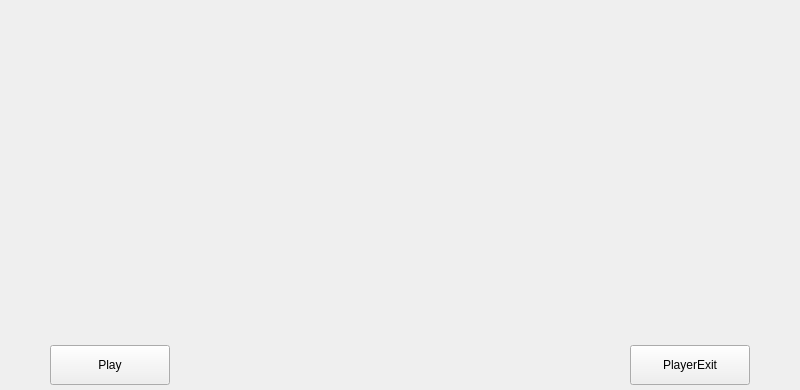
<?xml version="1.0" encoding="UTF-8"?>
<ui version="4.0">
 <class>videoPlay</class>
 <widget class="QWidget" name="videoPlay">
  <property name="geometry">
   <rect>
    <x>0</x>
    <y>0</y>
    <width>800</width>
    <height>390</height>
   </rect>
  </property>
  <property name="windowTitle">
   <string>Form</string>
  </property>
  <widget class="QWidget" name="videoWidget" native="true">
   <property name="geometry">
    <rect>
     <x>0</x>
     <y>0</y>
     <width>800</width>
     <height>288</height>
    </rect>
   </property>
   <property name="styleSheet">
    <string notr="true">background-image: url(:/image/background.jpg);</string>
   </property>
  </widget>
  <widget class="QPushButton" name="playBtn">
   <property name="geometry">
    <rect>
     <x>50</x>
     <y>345</y>
     <width>120</width>
     <height>40</height>
    </rect>
   </property>
   <property name="text">
    <string>Play</string>
   </property>
  </widget>
  <widget class="QPushButton" name="exitBtn">
   <property name="geometry">
    <rect>
     <x>630</x>
     <y>345</y>
     <width>120</width>
     <height>40</height>
    </rect>
   </property>
   <property name="text">
    <string>PlayerExit</string>
   </property>
  </widget>
  <widget class="QLabel" name="FileLb">
   <property name="geometry">
    <rect>
     <x>10</x>
     <y>320</y>
     <width>800</width>
     <height>20</height>
    </rect>
   </property>
   <property name="text">
    <string/>
   </property>
  </widget>
 </widget>
 <resources/>
 <connections/>
</ui>
